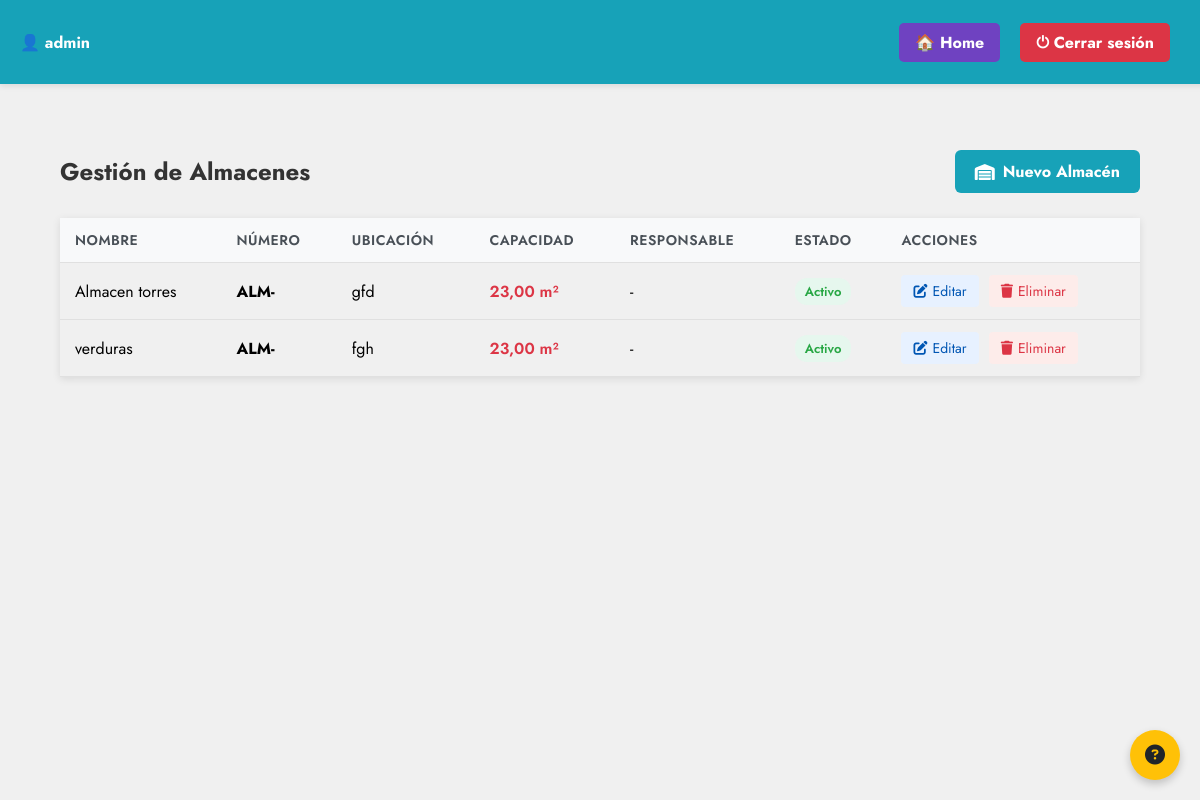
/almacenes/ (signed in), run on the app's committed database.
### account/models.py (models this page shows, shortened)
class Usuario(AbstractUser):
    rol = models.ForeignKey('Rol', on_delete=models.SET_NULL, null=True, blank=True)
    estado = models.BooleanField(default=True)
    nombres = models.CharField(max_length=100, blank=True, null=True)
    apellidos = models.CharField(max_length=100, blank=True, null=True)
    class Meta:
        verbose_name = 'Usuario'
        verbose_name_plural = 'Usuarios'

class Almacen(models.Model):
    nombre = models.CharField(max_length=100, unique=True)
    numero = models.CharField(max_length=20, unique=True, blank=True, null=True)
    ubicacion = models.TextField(blank=True, null=True)
    capacidad = models.DecimalField(max_digits=10, decimal_places=2, default=0.0)
    responsable = models.ForeignKey(Usuario, on_delete=models.SET_NULL, null=True, blank=True)
    estado = models.BooleanField(default=True)
    class Meta:
        verbose_name = 'Almacén'
        verbose_name_plural = 'Almacenes'
        ordering = ['nombre']

### account/views.py (the view)
# urls.py: path('almacenes/', lista_almacenes, name='almacenes_listar'),
@login_required_custom
@role_required(module='almacenes', action='leer')
def lista_almacenes(request):
    almacenes = Almacen.objects.select_related('responsable').all().order_by('nombre')
    permisos = {
        'leer': _user_has_permission(request.user, 'almacenes', 'leer'),
        'editar': _user_has_permission(request.user, 'almacenes', 'actualizar'),
        'eliminar': _user_has_permission(request.user, 'almacenes', 'eliminar'),
        'crear': _user_has_permission(request.user, 'almacenes', 'crear'),
    }
    return render(request, 'account/almacenes_listar.html', {
        'almacenes': almacenes,
        'titulo': 'Lista de Almacenes',
        'permisos': permisos,  # Agregado
    })

### account/templates/account/almacenes_listar.html (shortened to what this page needs)
{% load static %}
<!DOCTYPE html>
<html lang="es">
<head>
    <link rel="stylesheet" href="{% static 'account/css/almacenes.css' %}">
    <link rel="stylesheet" href="https://cdnjs.cloudflare.com/ajax/libs/font-awesome/6.5.0/css/all.min.css">
</head>
<button id="help-btn" class="help-btn" title="Ayuda">
    <i class="fas fa-question-circle"></i>
</button>
<body class="almacenes-lista">
    <div class="topbar">
        <div class="user-info">👤 {{ user.username }}</div>
        <div class="actions">
            <a href="{% url 'dashboard' %}" class="home-btn">🏠 Home</a>
            <a href="{% url 'logout' %}" class="logout-btn">⏻ Cerrar sesión</a>
        </div>
    </div>
    <div class="container">
        <div class="header">
            <h1 class="title">Gestión de Almacenes</h1>
            {% if permisos.crear %}
                <a href="{% url 'crear_almacen' %}" class="btn btn-primary">
                    <i class="fas fa-warehouse"></i> Nuevo Almacén
                </a>
            {% endif %}
        </div>
        <table class="products-table">
            <thead>
                <tr>
                    <th>Nombre</th>
                    <th>Número</th>
                    <th>Ubicación</th>
                    <th>Capacidad</th>
                    <th>Responsable</th>
                    <th>Estado</th>
                    {% if permisos.editar or permisos.eliminar %}
                        <th>Acciones</th>
                    {% endif %}
                </tr>
            </thead>
            <tbody>
                {% for almacen in almacenes %}
                <tr>
                    <td>{{ almacen.nombre }}</td>
                    <td>
                        <strong>ALM-{{ almacen.numero|default:almacen.id|stringformat:"04d" }}</strong>
                    </td>
                    <td>{{ almacen.ubicacion|default:"-" }}</td>
                    <td class="capacity {% if almacen.capacidad > 1000 %}capacity-high{% elif almacen.capacidad > 500 %}capacity-medium{% else %}capacity-low{% endif %}">
                        {{ almacen.capacidad }} m²
                    </td>
                    <td>{{ almacen.responsable.get_full_name|default:"-" }}</td>
                    <td>
                        <span class="status {% if almacen.estado %}status-active{% else %}status-inactive{% endif %}">
                            {{ almacen.estado|yesno:"Activo,Inactivo" }}
                        </span>
                    </td>
                    <td>
                        <div class="action-links">
                            {% if permisos.editar %}
                                <a href="{% url 'editar_almacen' almacen.id %}" class="action-link edit-link">
                                    <i class="fas fa-edit"></i> Editar
                                </a>
                            {% endif %}
                            {% if permisos.eliminar %}
                                <a href="{% url 'eliminar_almacen' almacen.id %}" class="action-link delete-link">
                                    <i class="fas fa-trash"></i> Eliminar
                                </a>
                            {% endif %}
                        </div>
                    </td>
                </tr>
                {% endfor %}
            </tbody>
        </table>
    </div>
</body>
</html>

### account/static/account/css/almacenes.css (style rules this page uses)
body { font-family: 'Jost', sans-serif; background-color: #f5f5f5; margin: 0; padding: 0; }
body.almacenes-lista { margin: 0; padding-top: 120px; background: #f0f0f0; }
.topbar { background: #17a2b8; color: white; padding: 12px 20px; display: flex; justify-content: space-between; align-items: center; width: 100%; position: fixed; top: 0; left: 0; box-shadow: 0 2px 6px rgba(0,0,0,0.1); z-index: 1000; height: 60px; }
.topbar .user-info { font-weight: bold; display: flex; align-items: center; gap: 15px; }
.topbar .actions { display: flex; gap: 10px; margin-right: 50px; }
.topbar a { border: none; padding: 8px 16px; border-radius: 5px; text-decoration: none; font-weight: bold; cursor: pointer; margin-left: 10px; color: white; }
.topbar .home-btn { background: #6f42c1; }
.topbar .logout-btn { background: #dc3545; }
.container { width: 90%; max-width: 1200px; margin: 30px auto; font-family: 'Jost', sans-serif; }
.header { display: flex; justify-content: space-between; align-items: center; margin-bottom: 25px; flex-wrap: wrap; gap: 15px; }
.title { font-size: 24px; color: #333; margin: 0; }
.btn { display: inline-flex; align-items: center; gap: 8px; padding: 10px 20px; border-radius: 6px; text-decoration: none; font-weight: bold; transition: all 0.3s; }
.btn-primary { background-color: #17a2b8; color: white; }
.products-table { width: 100%; border-collapse: collapse; margin-top: 20px; box-shadow: 0 2px 8px rgba(0,0,0,0.1); }
.products-table th, .products-table td { padding: 12px 15px; text-align: left; border-bottom: 1px solid #e0e0e0; }
.products-table th { background-color: #f8f9fa; font-weight: 600; color: #495057; text-transform: uppercase; font-size: 14px; letter-spacing: 0.5px; }
.status { display: inline-block; padding: 4px 10px; border-radius: 12px; font-size: 13px; font-weight: 600; }
.status-active { background-color: #e6f7ee; color: #28a745; }
.capacity { font-weight: 600; }
.capacity-low { color: #dc3545; }
.action-links { display: flex; gap: 10px; }
.action-link { display: inline-flex; align-items: center; gap: 5px; padding: 6px 12px; border-radius: 4px; text-decoration: none; font-size: 14px; transition: all 0.2s; }
.edit-link { background-color: #e7f1ff; color: #0056b3; }
.delete-link { background-color: #fdecea; color: #dc3545; }
.help-btn { position: fixed; bottom: 20px; right: 20px; background: #ffc107; color: #212529; border: none; border-radius: 50%; width: 50px; height: 50px; font-size: 20px; cursor: pointer; box-shadow: 0 4px 8px rgba(0,0,0,0.2); z-index: 1000; }

### data on the page
Usuario: username "admin"
Almacen: nombre "Almacen torres", ubicacion "gfd", capacidad "23,00", responsable.get_full_name "-", estado "Activo"
Almacen: nombre "verduras", ubicacion "fgh", capacidad "23,00", responsable.get_full_name "-", estado "Activo"
